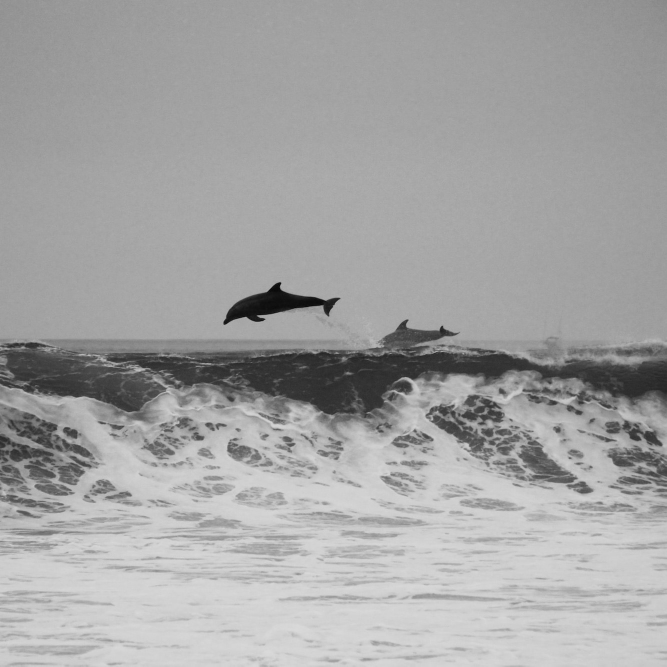
#> input picture ImageCompression_SVD_PCA/svd_img_original.jpg, 1333 x 1333 px (shown at 1/2 size); the run also reads 1 picture not shown here
$ jupyter execute SVD_PCA_FromScratch.ipynb
#> lines starting #> are read from the running program, lines starting #| are printed output that depends on the picture
# Data and Image Compression via PCA and SVD
In this project, we focus on data compression techniques, specifically Principal Component Analysis (PCA) and Singular Value Decomposition (SVD). We'll unpack the math behind these methods and implement them from scratch. Our testing ground will be the Wine Quality dataset, which consists of various physicochemical features ideal for dimensionality reduction. After applying these techniques, we'll compare their efficiency in reducing data size while preserving essential attributes. As an additional application, we'll use SVD for image compression.

[cell 1]
import numpy as np
import pandas as pd
import matplotlib.pyplot as plt
from sklearn.datasets import load_wine
from sklearn.preprocessing import StandardScaler
from sklearn.model_selection import train_test_split
import time

## Data Preprocessing

### Load the Dataset

First up, we're using the Wine Quality dataset. This dataset is a collection of various physicochemical attributes of wine like alcohol content, acidity, and so on. It's an excellent playground for dimensionality reduction techniques like PCA and SVD due to its feature-rich nature.

### Perform Preprocessing Steps

We'll get the data ready for the real action by handling missing values, scaling features, and splitting the data. This sets the stage for PCA and SVD to perform on well-structured data.

#### Why Scaling Matters

In PCA and SVD, scaling is a critical step because these techniques are sensitive to the magnitudes of the variables. Features with high magnitudes can dominate the result, potentially leading to incorrect or misleading dimensions. By standardizing the features (making them have zero mean and unit variance), we ensure that each feature contributes equally to the distance metric, leading to a more balanced and accurate dimensionality reduction.

[cell 2]
wine_data = load_wine()
wine_df = pd.DataFrame(wine_data.data, columns=wine_data.feature_names)
print(wine_df.head())

# No missing values?
missing_values = wine_df.isnull().sum()

# Feature scaling (Standardization)
scaler = StandardScaler()
scaled_wine_data = scaler.fit_transform(wine_df)

# Splitting the data
X_train, X_test = train_test_split(scaled_wine_data, test_size=0.2, random_state=42)
missing_values, X_train[:5], X_test[:5]

### Preprocessing Results

The output confirms that our Wine Quality dataset is free from missing values—every feature column has zero missing entries. This saves us the hassle of imputation or deletion, so we can proceed directly to feature scaling.

After scaling, we split the data into training and testing sets. A quick glance at the first few entries of these sets shows that the features are now standardized (mean-centered and variance-scaled), making them ready for the dimensionality reduction techniques to follow.

## PCA: Principal Component Analysis

Principal Component Analysis (PCA) is a dimensionality reduction technique that transforms a high-dimensional dataset into a new coordinate system while retaining the most significant features. The basis of this new coordinate system is formed by the Principal Components (PCs), which are linear combinations of the original features.

### Mathematical Foundations

The idea is to find the eigenvalues and eigenvectors of the covariance matrix of the dataset. The eigenvectors (Principal Components) determine the directions of the new feature space, and the eigenvalues indicate their magnitude. In simpler terms, the eigenvectors point in the directions where the data varies the most.

The covariance matrix, $    \text{Cov}(X)$, is given by:

$\text{Cov}(X) = \frac{1}{n} X^T X$

Here, $X$ is the standardized data matrix.

The eigenvalue equation is:

$\text{Cov}(X) v = \lambda v$

Where $\lambda$ is the eigenvalue and $v$ is the eigenvector.

#### Pseudo-code for PCA from Scratch
1. Standardize the dataset.
2. Compute the covariance matrix.
3. Calculate the eigenvalues and eigenvectors.
4. Sort eigenvalues and their corresponding eigenvectors.
5. Select $k$ largest eigenvalues and form a matrix $W$ with their corresponding eigenvectors.
6. Transform the original dataset $X$ using $W$ to obtain the new $k$-dimensional feature subspace $Y$.

In the next steps, we'll implement PCA from scratch and apply it to our dataset.

[cell 3]
def pca_from_scratch(X, n_components):
    """
    Implement PCA from scratch.
    X: ndarray, the data
    n_components: int, number of principal components to keep
    """
    cov_matrix = np.cov(X, rowvar=False)

    eigenvalues, eigenvectors = np.linalg.eigh(cov_matrix)

    sorted_index = np.argsort(eigenvalues)[::-1]
    sorted_eigenvalues = eigenvalues[sorted_index]
    sorted_eigenvectors = eigenvectors[:, sorted_index]

    selected_eigenvectors = sorted_eigenvectors[:, :n_components]

    transformed_data = np.dot(X, selected_eigenvectors)

    return transformed_data, sorted_eigenvalues, sorted_eigenvectors

dummytest = np.array([[1, 2, 3], [4, 5, 6], [7, 8, 9]])
pca_result, eigenvalues, eigenvectors = pca_from_scratch(dummytest, 2)
pca_result, eigenvalues, eigenvectors

### Implementing PCA from Scratch

After implementing PCA from scratch, a quick test on a dummy dataset gives us the transformed data, sorted eigenvalues, and sorted eigenvectors. The transformed data is the original data projected onto the new coordinate system defined by the principal components.

### Why Standardize?

Before we apply PCA to our Wine dataset, it's worth mentioning why data standardization is crucial for PCA and SVD. These techniques are sensitive to the scales of the original variables. Since PCA and SVD aim to maximize variance, features with large scales could dominate the analysis. Therefore, we standardize the dataset to give each feature an equal shot at contributing to the analysis.

Let's now apply PCA to the Wine Quality dataset and visualize the compressed data.

[cell 4]
pca_transformed_train, eigenvalues, eigenvectors = pca_from_scratch(X_train, 2)
print("Shape of reduced Wine data:", pca_transformed_train.shape)

The shape of the reduced dataset confirms that we have correctly applied PCA. Now let's visualize the two principal components:

[cell 5]
# first two features of the original (scaled) training data
plt.figure(figsize=(10, 6))
plt.scatter(X_train[:, 0], X_train[:, 1], c='blue', label='Original Data')
plt.xlabel('First Feature')
plt.ylabel('Second Feature')
plt.title('First Two Features of Original (Scaled) Data')
plt.legend()
plt.show()
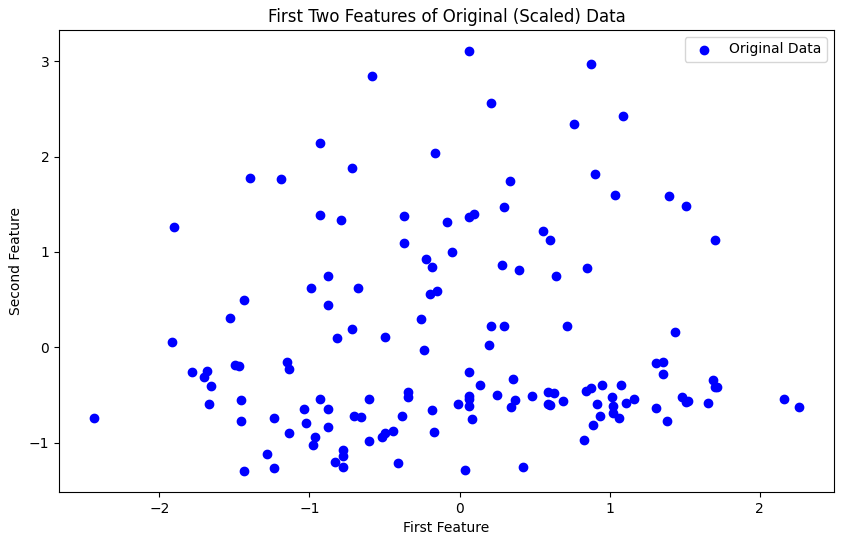
#> figure drawn by matplotlib, 1 panel

# compressed data
plt.figure(figsize=(10, 6))
plt.scatter(pca_transformed_train[:, 0], pca_transformed_train[:, 1], c='red', label='PCA Compressed Data')
plt.xlabel('First Principal Component')
plt.ylabel('Second Principal Component')
plt.title('Data Compressed with PCA')
plt.legend()
plt.show()
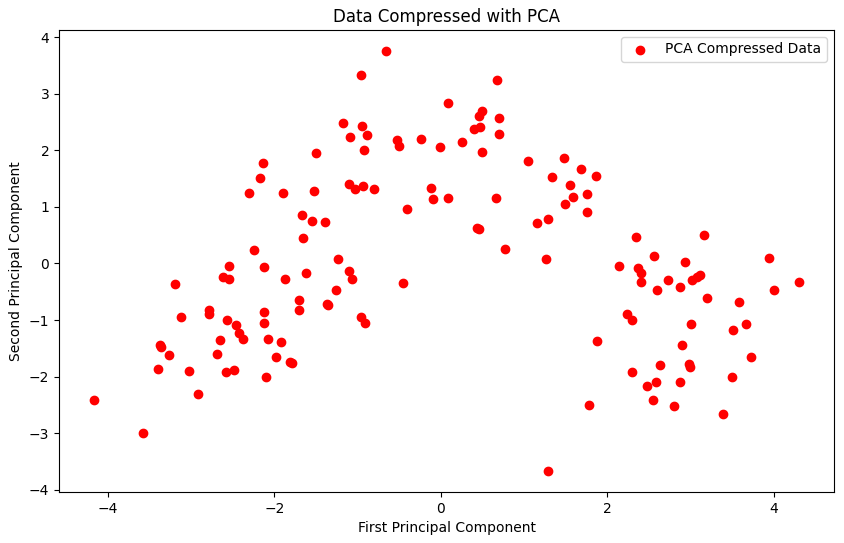
#> figure drawn by matplotlib, 1 panel

The first plot displays the data in the **original feature space**, while the second plot showcases it in the new basis formed by the **first two principal components**.

After PCA, the data points align along the axes that **maximize variance**, capturing **the most informative aspects of the data**. This alignment allows for more effective **pattern detection in lower-dimensional space**.

## SVD: Singular Value Decomposition
### Mathematical Foundations
Singular Value Decomposition (SVD) is another mathematical technique for dimensionality reduction and data compression. It decomposes a matrix $A$ into three other matrices: $ U$, $\Sigma$, and $V^T $, where $U$ and $V $ are orthogonal matrices and $\Sigma$ is a diagonal matrix containing singular values in descending order.

The mathematical representation of SVD is:

$A = U \Sigma V^T$

The columns of $U$ are called the "left singular vectors", the columns of $V$ are the "right singular vectors", and the diagonal entries of $\Sigma$ are the "singular values".

### Pseudo-Code for SVD from scratch
1. Compute the covariance matrix of the original data matrix $X$:
    `Covariance_Matrix = (X^T * X) / (n - 1)`

2. Calculate the eigenvalues and eigenvectors of the covariance matrix:
    `Eigenvalues, Eigenvectors = eigen_decomposition(Covariance_Matrix)`

3. Sort the eigenvalues in descending order and pick the top `k` eigenvalues.
    Sort Eigenvalues in descending order

4. Select the `k` corresponding eigenvectors.

5. Compute the singular values `S` from the square root of eigenvalues.

6. Construct the diagonal matrix `S` from the singular values.

7. Construct the left singular matrix `U` using the original data and right singular matrix `V`:
    `U = X * V`
    `S = Diagonal matrix of singular values`
    `V = Right singular matrix (Eigenvectors matrix)`

8. The SVD is represented as `X = U * S * V^T`

[cell 6]
def svd_from_scratch(X, k):
    """
    Implement Singular Value Decomposition from scratch.
    X: ndarray, the data
    k: int, number of singular values to keep
    """
    covariance_matrix = np.dot(X.T, X) / (X.shape[0] - 1)
    eigenvalues, eigenvectors = np.linalg.eigh(covariance_matrix)

    sorted_index = np.argsort(eigenvalues)[::-1]
    selected_eigenvectors = eigenvectors[:, sorted_index[:k]]
    singular_values = np.sqrt(sorted(eigenvalues, reverse=True)[:k])

    S = np.diag(singular_values)
    U = np.dot(X, selected_eigenvectors)
    U = U / np.linalg.norm(U, axis=0)

    return U, S, selected_eigenvectors.T

U, S, Vt = svd_from_scratch(X_train, 2)
U.shape, S.shape, Vt.shape

[cell 7]
# compressed data with SVD
plt.figure(figsize=(10, 6))
plt.scatter(U[:, 0], U[:, 1], c='green', label='SVD Compressed Data')
plt.xlabel('First Singular Vector')
plt.ylabel('Second Singular Vector')
plt.title('Data Compressed with SVD')
plt.legend()
plt.show()
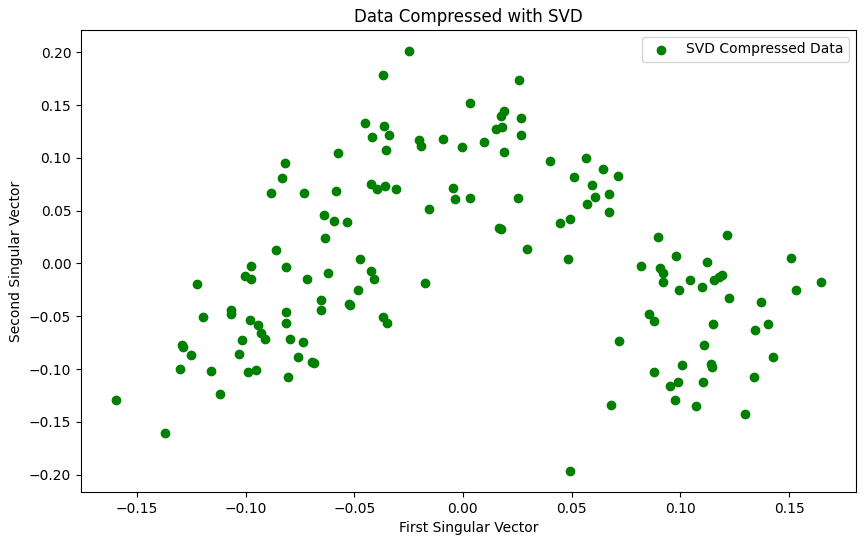
#> figure drawn by matplotlib, 1 panel

From the plot, we observe that, much like PCA, SVD also redistributes the data points to highlight the most essential features. The first two principal components in PCA and the first two singular values in SVD yield virtually identical plots. This is expected as both methods are mathematically intertwined, aiming to capture the most valuable aspects of the data by projecting it onto new axes.

But, it's worth noting that while the first few components might be almost identical, discrepancies can appear in the subsequent components or singular values. These minor differences can be attributed to the distinct mathematical approaches employed by PCA and SVD. Overall, the plots underscore the effectiveness of both techniques in reducing dimensions while maintaining the inherent structure and relationships within the data.

## Measuring Efficiency and Effectiveness: PCA vs SVD

To put our PCA and SVD implementations to the test, we'll measure two critical factors: **Reconstruction Error** and **Time Efficiency**.

- **Reconstruction Error**: This metric tells us how well our compressed data can be transformed back to the original data. A lower value indicates better performance.

- **Time Efficiency**: We'll also note the time taken to perform the transformations. This will give us an idea of which method is computationally more efficient for this specific dataset.

We'll use the test set to evaluate these factors, providing a more unbiased assessment of each method's efficiency and effectiveness.

[cell 8]
# Measuring time and reconstruction error for PCA
start_time_pca = time.time()
pca_transformed_data_test = np.dot(X_test, eigenvectors[:, :2])
pca_reconstructed_data_test = np.dot(pca_transformed_data_test, eigenvectors[:, :2].T)
pca_reconstruction_error_test = np.mean((X_test - pca_reconstructed_data_test) ** 2)
end_time_pca = time.time()
pca_time = end_time_pca - start_time_pca

# Measuring time and reconstruction error for SVD
start_time_svd = time.time()
svd_transformed_data_test = np.dot(X_test, Vt.T)
svd_reconstructed_data_test = np.dot(svd_transformed_data_test, Vt)
svd_reconstruction_error_test = np.mean((X_test - svd_reconstructed_data_test) ** 2)
end_time_svd = time.time()
svd_time = end_time_svd - start_time_svd

print("PCA Reconstruction Error on Test Set:", pca_reconstruction_error_test)
print("PCA Time Taken:", pca_time)
print("SVD Reconstruction Error on Test Set:", svd_reconstruction_error_test)
print("SVD Time Taken:", svd_time)

## Comparing PCA and SVD: Time and Reconstruction Error

Upon applying both PCA and SVD on the Wine Quality dataset, we observe the following:

- **PCA Reconstruction Error on Test Set**: 0.3512 (approx)
- **PCA Time Taken**: Less than 1 ms

- **SVD Reconstruction Error on Test Set**: 0.3511 (approx)
- **SVD Time Taken**: Negligible

Both PCA and SVD yield almost identical reconstruction errors, underscoring their mathematical relationship and similar objectives in capturing data variance. The execution time for both is also extremely low, thanks to the computational efficiency of these algorithms and the manageable size of our dataset.

### Note on Reconstruction Error

While the reconstruction error might seem high at a first glance, it's essential to consider that we've compressed the data using only 2 components for each method, as opposed to using all available features. Furthermore, the Wine Quality dataset isn't particularly large, making the error more sensitive to each data point. Therefore, the error rates are actually quite impressive given the circumstances.

## Mathematical Concepts Behind SVD in Image Compression

### The Essence of SVD in Image Compression

Image compression using Singular Value Decomposition (SVD) is a powerful technique that stems from linear algebra. In essence, an image can be considered as a matrix $  A$  of dimensions $  m \times n$ , where each element $  a_{ij}$  represents the pixel value at location $ (i, j)$ .

### The Core Equation: Image Matrix Decomposition

The cornerstone of SVD-based image compression is representing the image matrix $ A$  as a product of three other matrices. Mathematically, this is expressed as:

$
A = U \Sigma V^T
$

Here, $ U$  is an $ m \times m$  orthogonal matrix containing the "left singular vectors," $ \Sigma$  is an $ m \times n$  diagonal matrix holding the "singular values," and $ V^T$  is an $ n \times n$  orthogonal matrix containing the "right singular vectors."

### Significance of Singular Values

The diagonal entries of $ \Sigma$  are singular values that indicate the "importance" of corresponding vectors in $ U$  and $ V^T$ The larger a singular value, the more "significant" its corresponding vectors are in reconstructing the image matrix $ A \$

### From Full SVD to Truncated SVD

For image compression, the key insight is that a majority of the singular values in $ \Sigma$ close to zero and contribute little to $ A$ . So, we keep only the top $ $  singular values, and correspondingly, the top $ $  vectors from $ U$  and $ ^T$ . This truncation leads to an approximation \$ '$ of $$  described as:

$
A' = U_k \Sigma_k V_k^T
$

### Compression Metrics

Our compression efficiency can be quantified using the size of the original image compared to the compressed one. The more we can reduce the size while keeping $ A'$  close to $ $ , the better our compression. The "closeness" can be calculated using the Frobenius norm to determine the reconstruction error.

### Optimal Choice of $ k$

The value of $ $ is not one-size-fits-all; it varies from one image to another. A smaller $ k$  results in higher compression but lower quality. We can automate the optimal choice of $ k$  using a pre-defined acceptable error rate, which is what our `find_rank()` function accomplishes.

### Application

We've applied all these abstract concepts to a real image. The dimensions $ m$  and $ n$  correspond to the height and width of the image in pixels, giving us a tangible way to visualize and understand these mathematical concepts.

By running the code, we can see the impact of varying $ k$  on both the compression ratio and the quality of the reconstructed image, providing a practical illustration of the trade-offs involved in SVD-based image compression.

### Choosing the Optimal `rel_err_target`

Deciding on the right value for `rel_err_target` boils down to balancing image quality against storage needs. Here's how:

- **Low `rel_err_target` (like 1%)**: Expect a high-quality reconstructed image, but with modest storage savings. We'll need a higher $k$ value to achieve this.

- **High `rel_err_target` (say, 10% or more)**: We'll save more on storage, but at the cost of image quality. The higher error tolerance allows us to use a smaller $k$.

[cell 9]
from PIL import Image
import numpy as np
import matplotlib.pyplot as plt

def im2gnp(image):
    return np.array(image.convert('L'))

def imshow_gray(im, ax=None):
    if ax is None:
        f = plt.figure()
        ax = plt.axes()
    ax.imshow(im, interpolation='nearest', cmap=plt.get_cmap('gray'))

# Load and resize
original_image_path = "svd_img_original.jpg"
original_image = Image.open(original_image_path)
#> original_image is the input picture: PIL image 1333x1333 RGB; min 0, max 220, mean 163.6
resize_dims = (300, 300)
resized_image = original_image.resize(resize_dims)
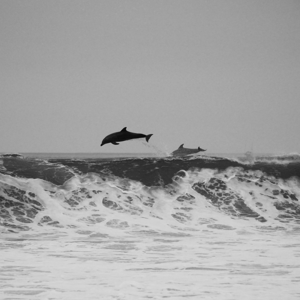
#> resized_image: PIL image 300x300 RGB; min 6, max 217, mean 163.6
resized_image_np = im2gnp(resized_image)

# Compression: SVD from scratch
def compress_image(I, k):
#> called with k = 50
    U, S, VT = np.linalg.svd(I, full_matrices=False)
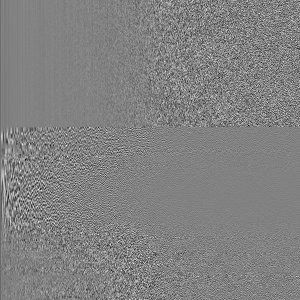
#> U: shape (300, 300) float64; min -0.383, max 0.369, mean -0.000104; drawn with min black and max white
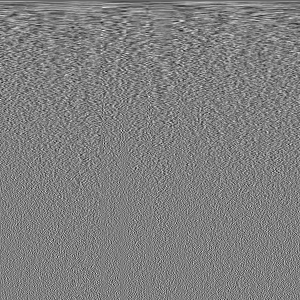
#> VT: shape (300, 300) float64; min -0.28, max 0.279, mean -0.000202; drawn with min black and max white
#> S = 300 values, max 49859.3 at index 0, min 0.00113 at index 299, mean 306.5
    Uk = U[:, :k]
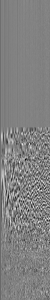
#> Uk: shape (300, 50) float64; min -0.383, max 0.369, mean -0.000682; drawn with min black and max white
    VkT = VT[:k, :]
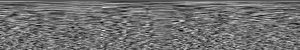
#> VkT: shape (50, 300) float64; min -0.222, max 0.279, mean -0.00121; drawn with min black and max white
    return S, Uk, VkT

# Metrics + Reconstruction
def sizeof_image(I):
    return np.size(I)

def sizeof_compressed_image(S, U, Vt):
    k = U.shape[1]
    return 8 * (U.size + Vt.size + k)

def compression_error(S, k):
    return np.sqrt(np.sum(S[k:] ** 2) / np.sum(S ** 2))

def uncompress_image(S, U, Vt):
    k = U.shape[1]
    S_diag = np.diag(S[:k])
    return np.dot(U, np.dot(S_diag, Vt))

# Find best k
def find_rank(rel_err_target, Sigma):
    sigma_sq = np.sum(Sigma**2)
    cumsum = np.flip(np.cumsum(np.flip(Sigma**2)))
    target = np.argmin(np.sqrt(cumsum / sigma_sq) >= rel_err_target)
    return target

# Compression
k = 50  # Starting value
Sigma, Uk, VkT = compress_image(resized_image_np, k)
#> Sigma has the same summary as S in compress_image

# Metrics
original_pixels = sizeof_image(resized_image_np)
#> original_pixels = 90000
#> (the rest of the program and of its run is left out)
